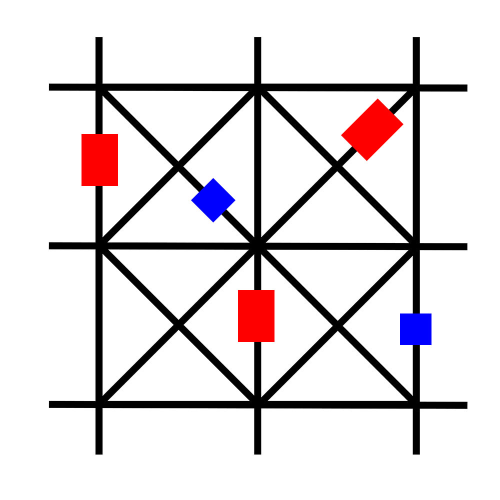
#> input picture track-iot-bot-2x2-red-blue.jpg, 1000 x 1000 px (shown at 1/2 size)
$ python Intersection_detection.py
#> lines starting #> are read from the running program, lines starting #| are printed output that depends on the picture; after the words box and inside, x2 and y2 are one past the last pixel; in counts of white or black regions, pixels touching at a corner belong together
# -*- coding: utf-8 -*-
"""
Created on Thu Jan  9 22:34:52 2020

@author: Riad
"""

import cv2
import numpy as np
from sklearn.cluster import KMeans

img = cv2.imread('track-iot-bot-2x2-red-blue.jpg')
#> img is the input picture: shape (1000, 1000, 3); mean B, G, R 221, 219, 224.8
height, width, channels = img.shape
#> height = 1000; width = 1000; channels = 3
#print(height,"x",width,channels)
img = cv2.resize(img, (804,797)) #this size fitted perfactly with parametar's values
#> img: shape (797, 804, 3)
gray = cv2.cvtColor(img, cv2.COLOR_BGR2GRAY)
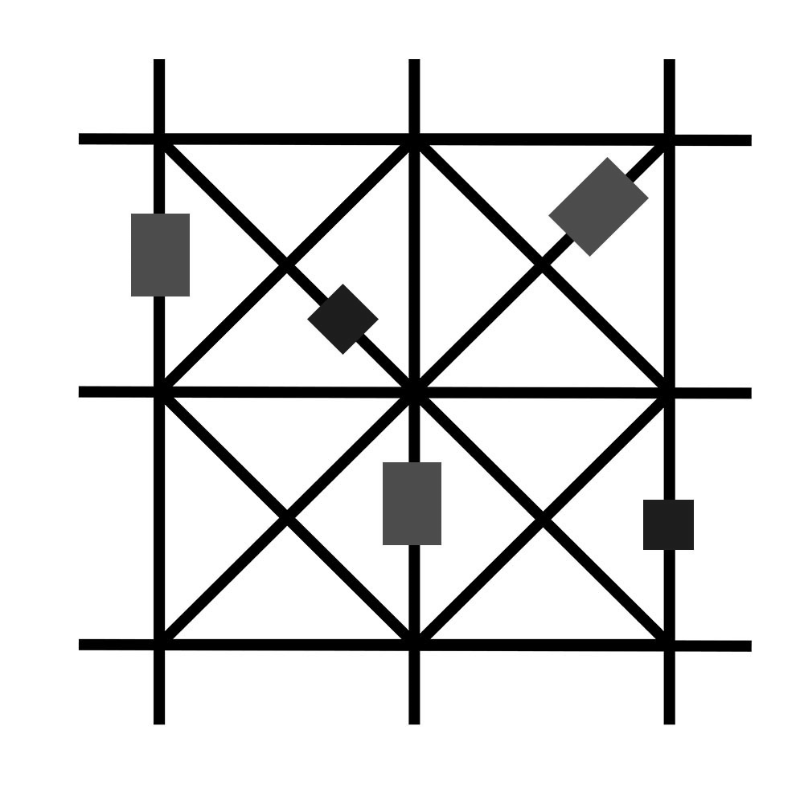
#> gray: shape (797, 804); min 0, max 255, mean 220.9
blur = cv2.medianBlur(gray, 5)
edges = cv2.Canny(blur,50,150,apertureSize = 3)
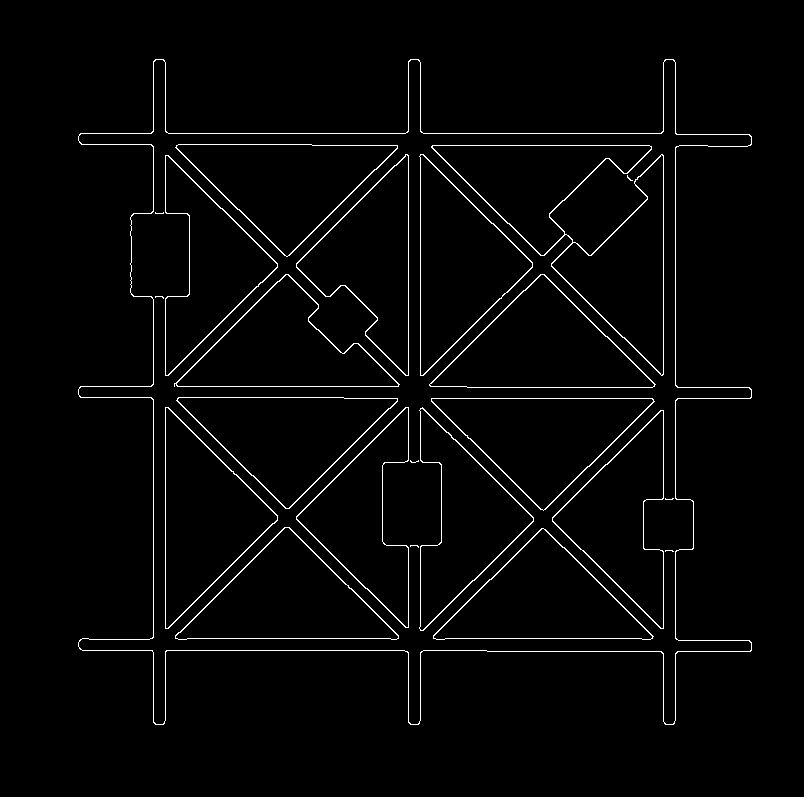
#> edges: shape (797, 804); 2.3% white in thin lines or dots, all inside (x1, y1, x2, y2) = (78, 59, 752, 725)
adapt_type = cv2.ADAPTIVE_THRESH_GAUSSIAN_C
thresh_type = cv2.THRESH_BINARY_INV
bin_img = cv2.adaptiveThreshold(edges, 255, adapt_type,thresh_type, 11, 2) # image processed
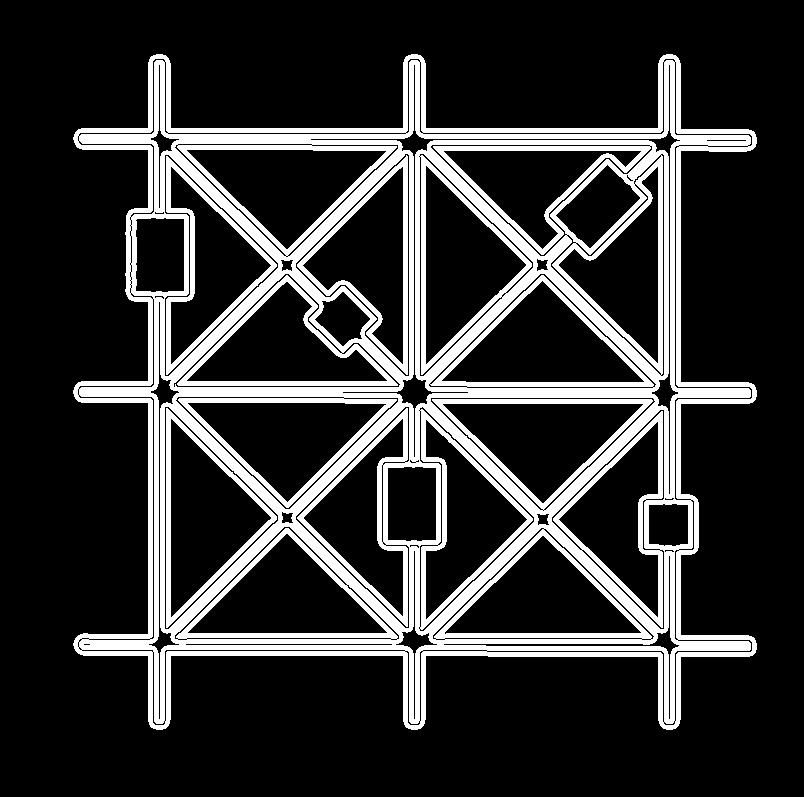
#> bin_img: shape (797, 804); 19.6% white; 4 white regions, box (x1, y1, x2, y2) and area: (73, 54, 757, 730) 117509, (166, 156, 277, 375) 2720, (297, 155, 408, 375) 2688, (166, 408, 277, 628) 2534

rho, theta, thresh = 1, np.pi/180, 500
lines = cv2.HoughLines(bin_img, rho, theta, thresh) #all the lines with slope and rho
#> lines = 106 rows, first 8: [-25, 2.36], [578, 0.785], [561, 0.785], [-8, 2.36], [-13, 2.36], [-18, 2.36], [-6, 2.36], [-16, 2.36]

from collections import defaultdict
def segment_by_angle_kmeans(lines, k=2, **kwargs):  # k=2 for two colour
    """Groups lines based on angle with k-means.

    Uses k-means on the coordinates of the angle on the unit circle
    to segment `k` angles inside `lines`.
    """
#> called with lines = array of shape (106, 1, 2), k = 2

    # Define criteria = (type, max_iter, epsilon)
    default_criteria_type = cv2.TERM_CRITERIA_EPS + cv2.TERM_CRITERIA_MAX_ITER
    criteria = kwargs.get('criteria', (default_criteria_type, 10, 0.1))
    flags = kwargs.get('flags', cv2.KMEANS_PP_CENTERS)
    attempts = kwargs.get('attempts', 10)

    # returns angles in [0, pi] in radians
    angles = np.array([line[0][1] for line in lines])
#> angles = 106 values, max 3.12 at index 78, min 0 at index 32, mean 1.47
    # multiply the angles by two and find coordinates of that angle
    pts = np.array([[np.cos(2*angle), np.sin(2*angle)]
                    for angle in angles], dtype=np.float32)
#> pts = 106 pairs, first value -1 to 1, second value -1 to 1

    # run kmeans on the coords
    labels, centers = cv2.kmeans(pts, k, None, criteria, attempts, flags)[1:]
#> labels = 106 values, max 1 at index 0, min 0 at index 1, mean 0.481; centers = [[-0.579, 0.414], [0.51, -0.496]]
    labels = labels.reshape(-1)  # transpose to row vec

    # segment lines based on their kmeans label
    segmented = defaultdict(list)
    for i, line in zip(range(len(lines)), lines):
        segmented[labels[i]].append(line)
#> this loop made 106 passes
#> line on passes 1 to 12: [[-25, 2.36]], [[578, 0.785]], [[561, 0.785]], [[-8, 2.36]], [[-13, 2.36]], [[-18, 2.36]], [[-6, 2.36]], [[-16, 2.36]], [[559, 0.785]], [[566, 0.785]], [[571, 0.785]], [[569, 0.785]]
    segmented = list(segmented.values())
    return segmented

segmented = segment_by_angle_kmeans(lines)
#> segmented = 2 items

def intersection(line1, line2):
    """Finds the intersection of two lines given in Hesse normal form.

    Returns closest integer pixel locations.
    See https://stackoverflow.com/a/383527/5087436
    """
    rho1, theta1 = line1[0]
    rho2, theta2 = line2[0]
    A = np.array([
        [np.cos(theta1), np.sin(theta1)],
        [np.cos(theta2), np.sin(theta2)]
    ])
    b = np.array([[rho1], [rho2]])
    x0, y0 = np.linalg.solve(A, b)
    x0, y0 = int(np.round(x0)), int(np.round(y0))
    return [[x0, y0]]


def segmented_intersections(lines):
    """Finds the intersections between groups of lines."""

    intersections = []
    for i, group in enumerate(lines[:-1]):
        for next_group in lines[i+1:]:
            for line1 in group:
                for line2 in next_group:
                    intersections.append(intersection(line1, line2))
#> this loop made 1 pass

    return intersections


point=[]
y_list=[]
intersections = segmented_intersections(segmented) #get the intersection points
count=0
for intr in intersections:
    if 700>=intr[0][0]>=130 and 700>=intr[0][1]>=130 :
        point.append(intr[0])
#> this loop made 2805 passes
#> intr on passes 1 to 3: [[426, 391]], [[414, 379]], [[413, 378]]
        #cv2.circle(img, (int(intr[0][0]), int(intr[0][1])), 1, (255, 0, 0),3)
font = cv2.FONT_HERSHEY_SIMPLEX
poi=np.asarray(point)
#plt.scatter(poi[:, 0], poi[:, 1])
startpts=np.array([[160,140],[410,140],[660,140],[280,250],[520,260],[160,390],[410,390],[660,390],[280,510],[520,510],[160,640],[410,640],[660,640]])
kmeans = KMeans(n_clusters=13,init=startpts,n_init=1)
kmeans.fit(point)
cent=kmeans.cluster_centers_
#plt.scatter(cent[:, 0], cent[:, 1], c='black', s=200, alpha=0.5)

poi=[]

i=0
for c in cent:

    cv2.circle(img, (int(c[0]), int(c[1])), 30, (0, 0, 255),3)
    img = cv2.putText(img, str(i), (int(c[0]+30), int(c[1]+5)), font,
                       2, (255, 0, 0), 2, cv2.LINE_AA)
    i+=1
#> this loop made 13 passes
#> pass 1, `img = cv2.putText(img, str(i), (int(c[0]+30), int(c[1]+5)), font, 2, (..`:
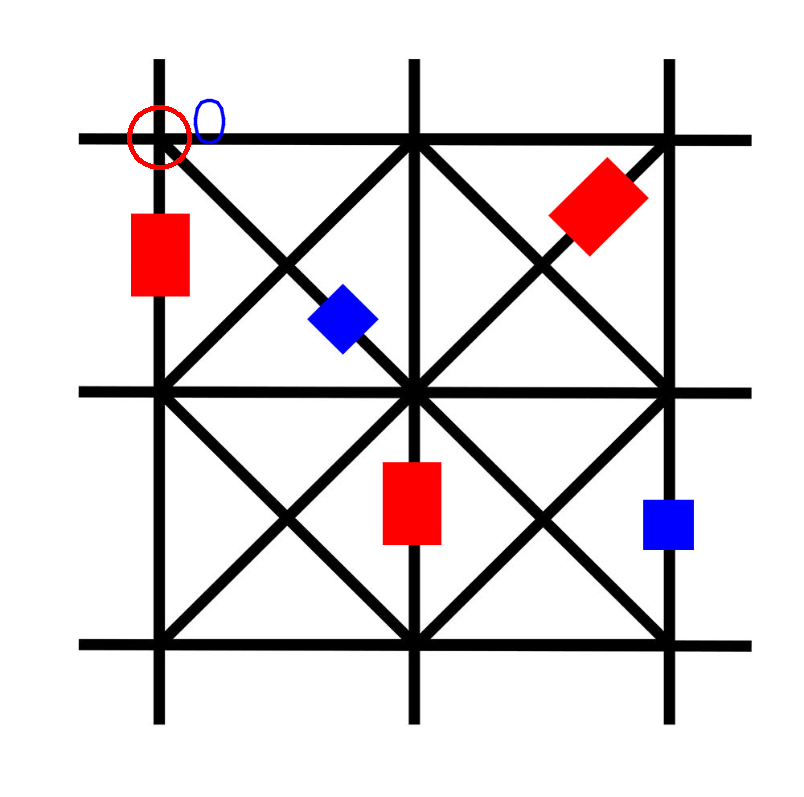
#> img: shape (797, 804, 3); mean B, G, R 220.8, 218.6, 224.7
#> pass 3, `img = cv2.putText(img, str(i), (int(c[0]+30), int(c[1]+5)), font, 2, (..`:
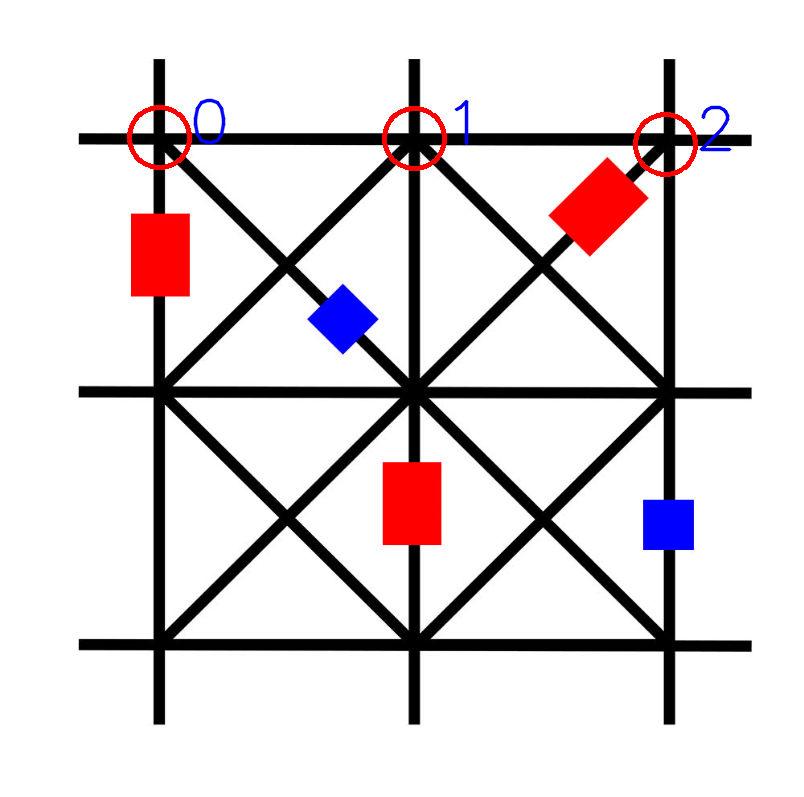
#> img: shape (797, 804, 3); mean B, G, R 220.3, 217.9, 224.8
#> after the loop:
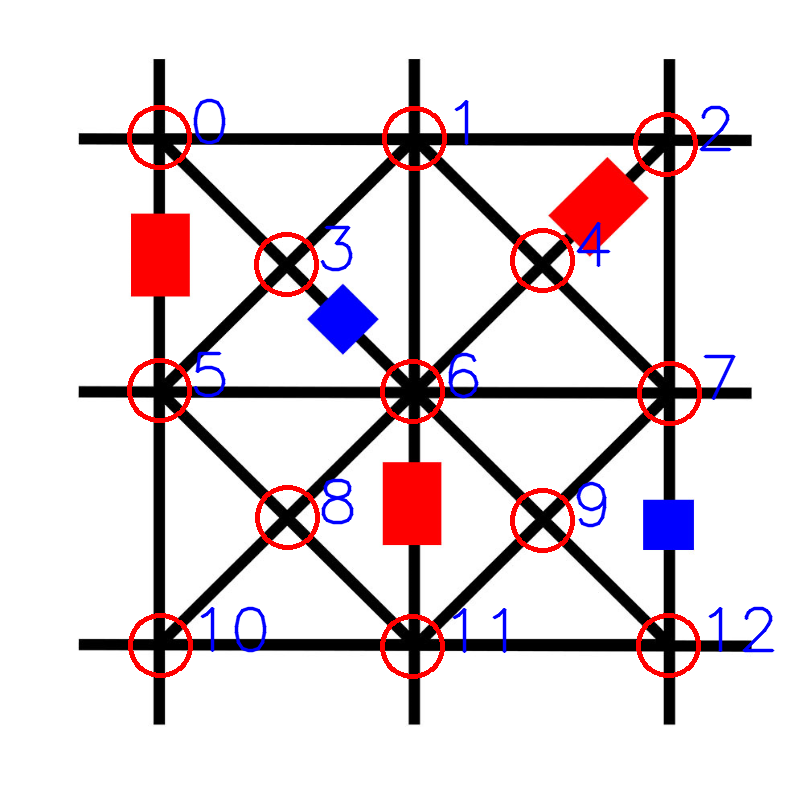
#> img: shape (797, 804, 3); 2.4% of pixels changed, all inside (x1, y1, x2, y2) = (127, 221, 775, 679)
print("Total Node: ",i)
#| Total Node:  13
im = cv2.resize(img, (540, 540))
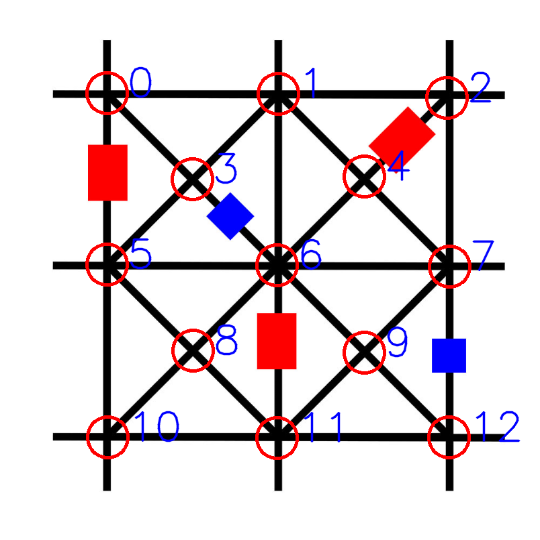
#> im: shape (540, 540, 3); mean B, G, R 218.1, 214.1, 224.6
cv2.imshow('image',im)
cv2.waitKey(0)
cv2.destroyAllWindows()

$ run again, with track.jpg copied over track-iot-bot-2x2-red-blue.jpg
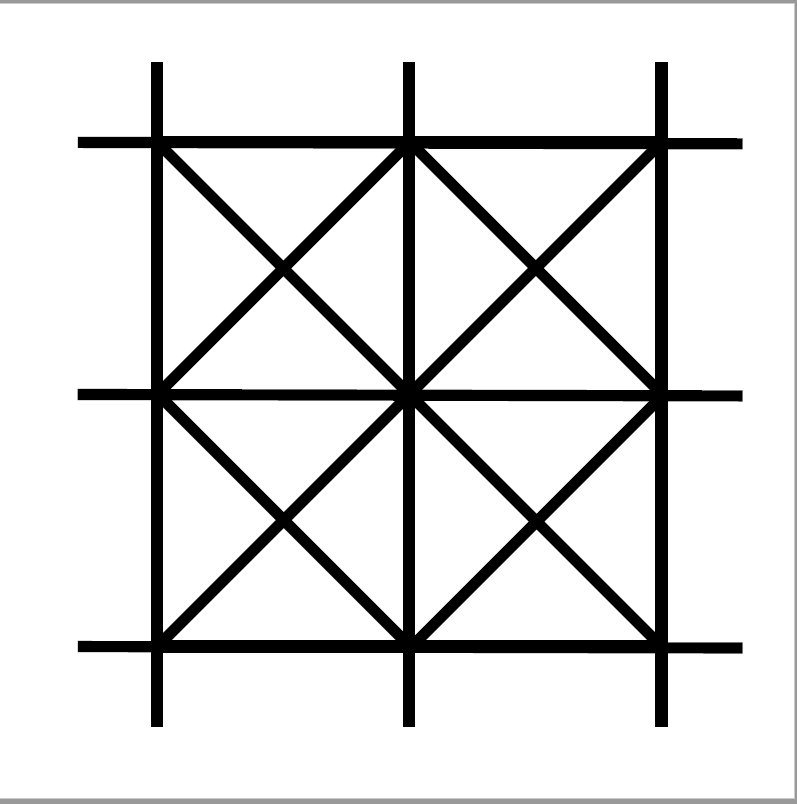
#> input picture track.jpg, 797 x 804 px
#> img is the input picture: shape (804, 797, 3); min 0, max 255, mean 222.9
#> `edges = cv2.Canny(blur,50,150,apertureSize = 3)`:
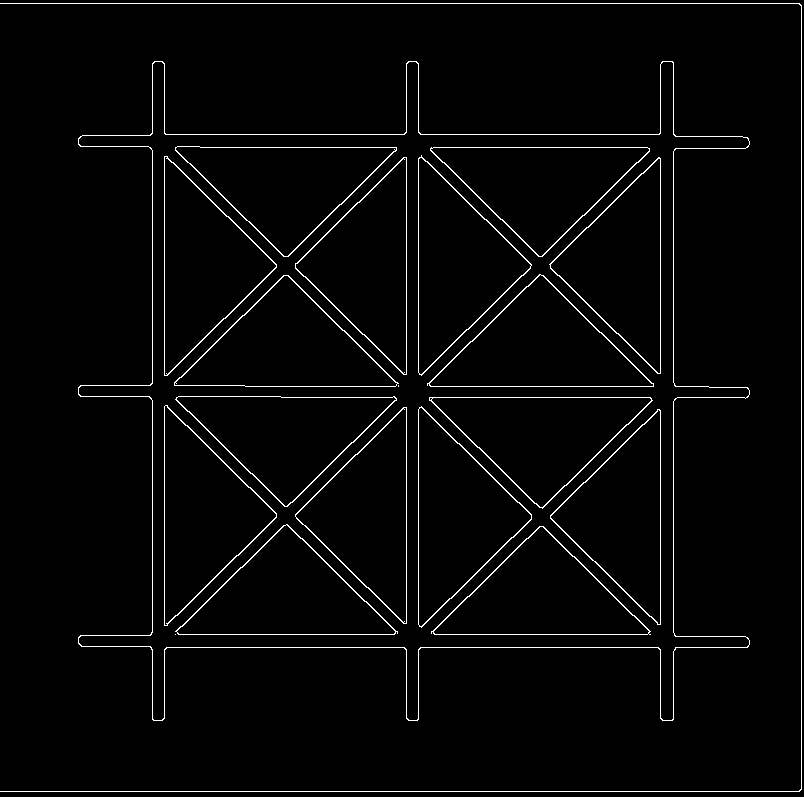
#> edges: shape (797, 804); 2.6% white in thin lines or dots
#> bin_img: shape (797, 804); 21.9% white; 9 white regions, largest, box (x1, y1, x2, y2) and area: (73, 56, 755, 726) 37292, (159, 141, 412, 640) 36709, (413, 142, 666, 640) 36621
#> lines = 144 rows, first 8: [569, 0.785], [-16, 2.36], [566, 0.785], [-18, 2.36], [559, 0.785], [-13, 2.36], [-25, 2.36], [-6, 2.36]
#> angles = 144 values, max 3.12 at index 71, min 0 at index 21, mean 1.6
#> pts = 144 pairs, first value -1 to 1, second value -1 to 1
#> labels = 144 values, max 1 at index 0, min 0 at index 1, mean 0.458; centers = [[-0.543, -0.464], [0.621, 0.37]]
#> the loop in segment_by_angle_kmeans, `for i, line in zip(range(len(lines)), lines):` made 144 passes
#> segmented = 2 items
#> the loop in segmented_intersections, `for i, group in enumerate(lines[:-1]):` made 1 pass
#> the loop `for intr in intersections:` made 5148 passes
#> intr on passes 1 to 3: [[414, 391]], [[415, 390]], [[412, 393]]
#| Total Node:  13
#> `im = cv2.resize(img, (540, 540))`:
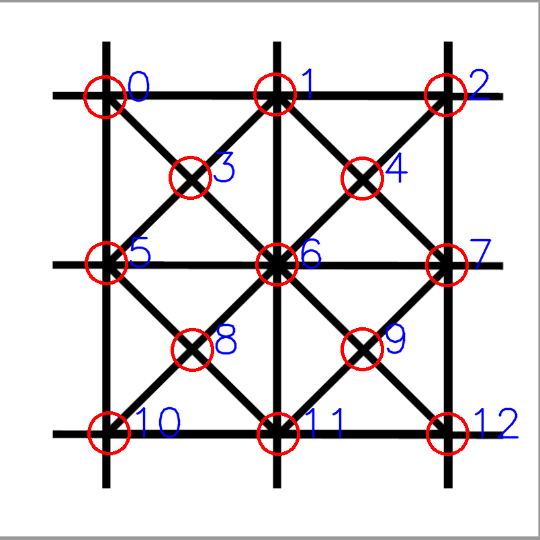
#> im: shape (540, 540, 3); mean B, G, R 220.1, 218, 222.9

$ run again, with track_3.jpg copied over track-iot-bot-2x2-red-blue.jpg
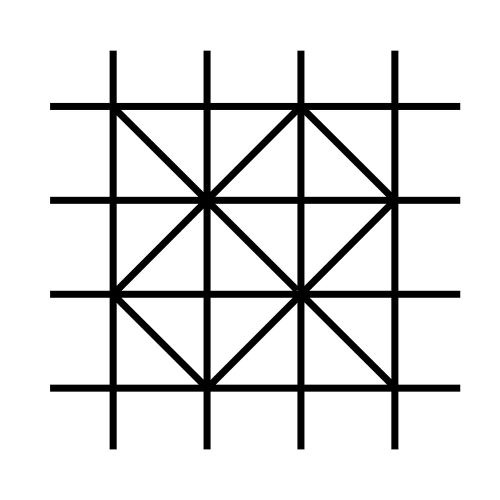
#> input picture track_3.jpg, 1000 x 1000 px (shown at 1/2 size)
#> img is the input picture: shape (1000, 1000, 3); min 0, max 255, mean 224.9
#> `edges = cv2.Canny(blur,50,150,apertureSize = 3)`:
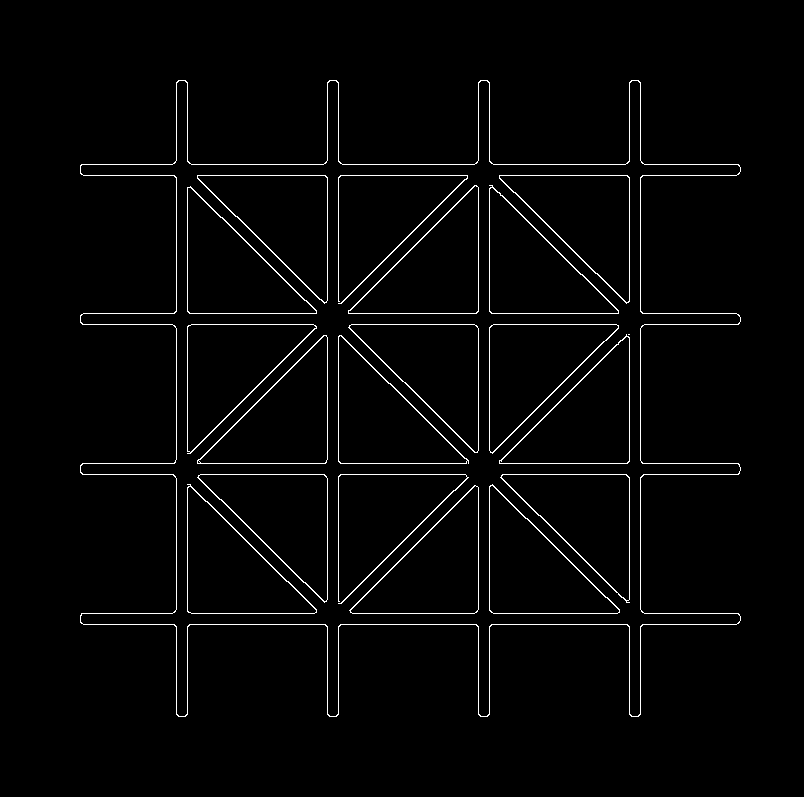
#> edges: shape (797, 804); 2.2% white in thin lines or dots, all inside (x1, y1, x2, y2) = (80, 80, 741, 717)
#> bin_img: shape (797, 804); 19.3% white; 5 white regions, box (x1, y1, x2, y2) and area: (75, 75, 746, 722) 115710, (500, 176, 629, 302) 2048, (500, 337, 629, 463) 2042, (188, 188, 316, 313) 2032, (490, 188, 618, 313) 2031
#> lines = 127 rows, first 8: [-1, 2.36], [-8, 2.36], [-11, 2.36], [-13, 2.36], [-18, 2.36], [627, 1.57], [160, 1.57], [622, 1.57]
#> angles = 127 values, max 3.12 at index 68, min 0 at index 11, mean 1.51
#> pts = 127 pairs, first value -1 to 1, second value -1 to 1
#> labels = 127 values, max 1 at index 11, min 0 at index 0, mean 0.488; centers = [[-0.695, -0.306], [0.774, 0.22]]
#> the loop in segment_by_angle_kmeans, `for i, line in zip(range(len(lines)), lines):` made 127 passes
#> segmented = 2 items
#> the loop in segmented_intersections, `for i, group in enumerate(lines[:-1]):` made 1 pass
#> the loop `for intr in intersections:` made 4030 passes
#> intr on passes 1 to 3: [[173, 172]], [[643, 642]], [[177, 176]]
#| Total Node:  13
#> `im = cv2.resize(img, (540, 540))`:
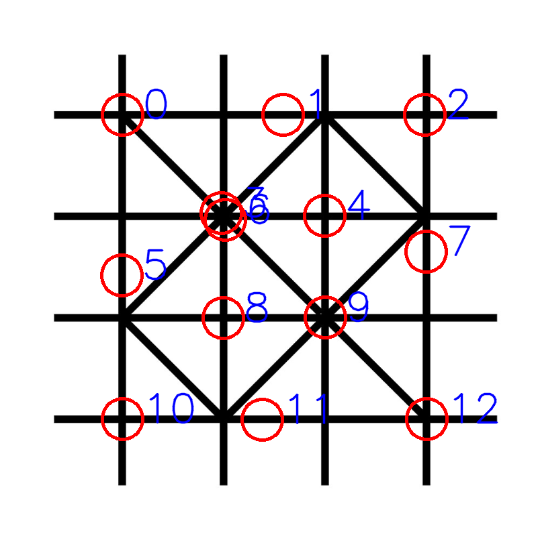
#> im: shape (540, 540, 3); mean B, G, R 221.9, 219.9, 224.7
